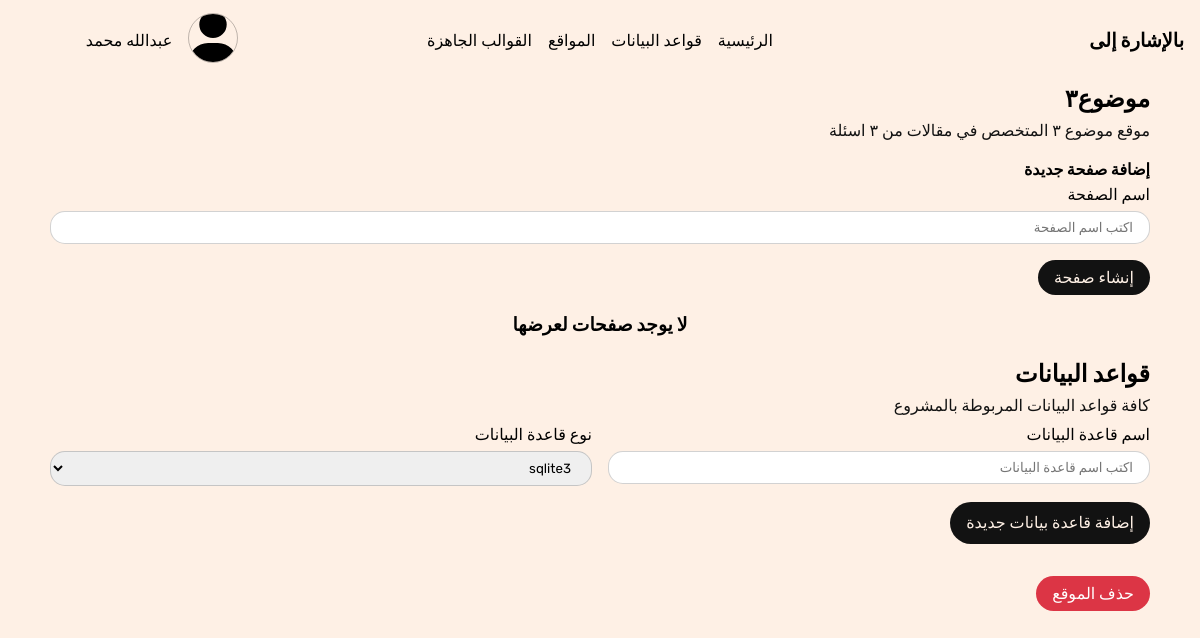
Before: /websites/4/ with the older database file.
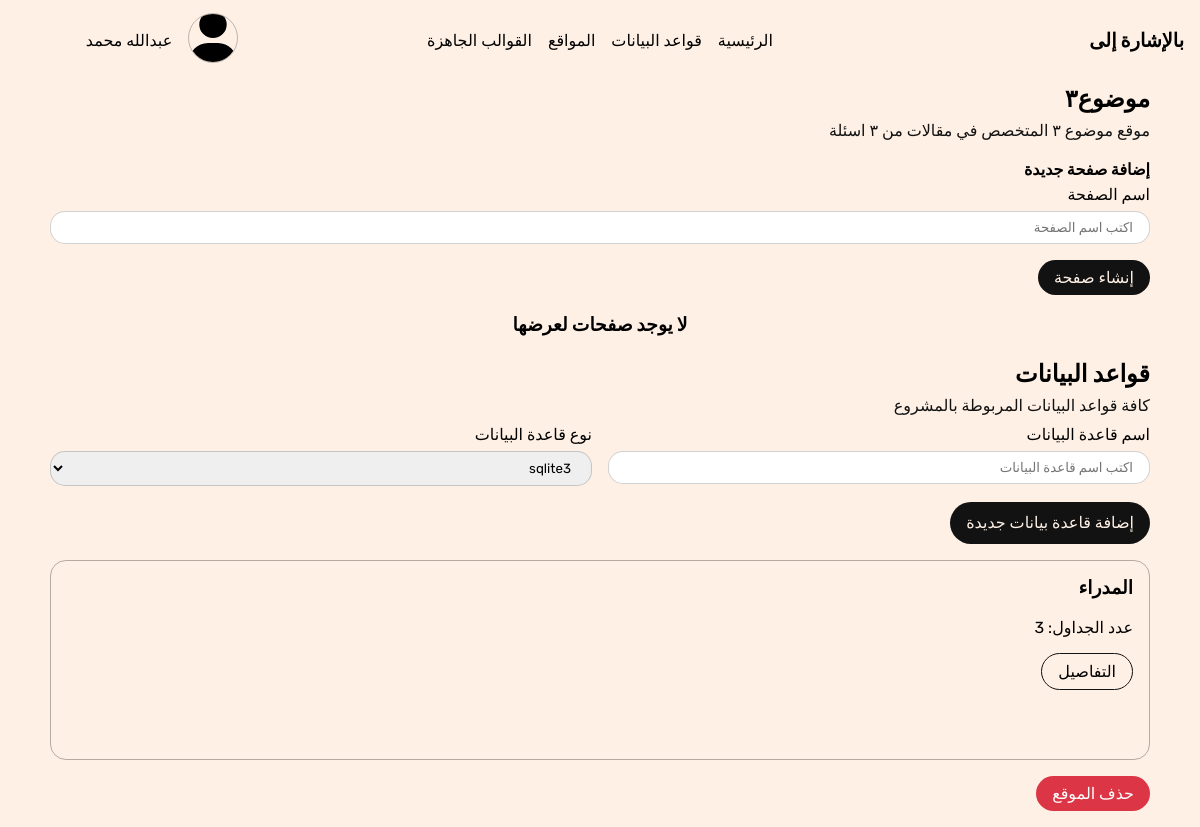
After: the same page with the newer database file.
### website/models.py (models this page shows, shortened)
class Database(models.Model):
    website = models.ForeignKey(Website, related_name='databases', on_delete=models.CASCADE)
    name = models.CharField(max_length=200, verbose_name="اسم قاعدة البيانات")
    db_type = models.ForeignKey(DBType, on_delete=models.CASCADE)
    class Meta:
        verbose_name = 'قاعدة بيانات'
        verbose_name_plural = 'قواعد البيانات'

### website/views.py (the view)
# urls.py: path('<int:id>/', website_details, name='website-details'),
def website_details(request, id):
    website = Website.objects.get(id=id)
    db_types = DBType.objects.filter(tool=website.tool)
    context = {
        'website': website,
        'db_types': db_types,
    }
    return render(request, 'website-details.html', context)

### templates/website-details.html (shortened to what this page needs)
{% extends 'base.html' %}
{% load static %}
{% block stylesheets %}
    <link rel="stylesheet" href="{% static 'css/website-details.css' %}">
{% endblock stylesheets %}
{% block content %}
    <section class="website-pages">
        <div class="container">
            <div class="section__heading">
                <h1 class="section__heading__title">
                    {{website.name}}
                </h1>
                <p class="section__heading__text">
                    {{website.description}}
                </p>
            </div>
            <div class="section__content">
                <h4>إضافة صفحة جديدة</h4>
                <form class="add-page-form">
                    <div class="field">
                        <p>اسم الصفحة</p>
                        <input type="text" name="page-name-input" placeholder="اكتب اسم الصفحة" class="input text-input">
                    </div>
                    <a  class="btn btn-solid-dark btn-add-page">إنشاء صفحة</a>
                </form>
            </div>
            <br>
            <div class="section__content all-pages-grid">
                <div class="grid website-pages-grid">
                    {% if website.pages.all %}
                        {% for page in website.pages.all %}
                        <div class="col page">
                            <h3>{{page.name}}</h3>
                            <a href="{% url 'website:page-details' page.id %}" class="btn btn-outline btn-open-code">افتح الكود</a>
                        </div>
                        {% endfor %}
                    {% else %}
                        <center>
                            <h3>لا يوجد صفحات لعرضها</h3>
                        </center>
                    {% endif %}
                </div>
            </div>
        </div>
    </section>
    <br>
    <section>
        <div class="container">
            <div class="section__heading">
                <h1 class="section__heading__title">قواعد البيانات</h1>
                <p class="section__heading__text">كافة قواعد البيانات المربوطة بالمشروع</p>
                <div class="add-database-form">
                    <form method="POST">
                        <div class="field">
                            <p>اسم قاعدة البيانات</p>
                            <input type="text" class="text-input input" placeholder="اكتب اسم قاعدة البيانات" name="db-name-input">
                        </div>
                        <div class="field">
                            <p>نوع قاعدة البيانات</p>
                            <select name="db-type-input" id="db-type-input">
                                {% for type in db_types %}
                                    <option value="{{type.id}}">{{type.name}}</option>
                                {% endfor %}
                            </select>
                        </div>
                    </form>
                </div>
                <a class="btn btn-solid-dark btn-add-db">إضافة قاعدة بيانات جديدة</a>
            </div>
            <div class="section__content">
                <div class="grid website-databases">
                    {% for db in website.databases.all %}
                    <div class="col database">
                        <h3>
                            {{db.name}}
                        </h3>
                        <br>
                        <p>
                            عدد الجداول:
                            <span>
                                {{db.tables.count}}
                            </span>
                        </p>
                        <a href="{% url 'website:db-details' db.id %}" class="btn btn-outline btn-open-code">التفاصيل</a>
                    </div>
                    {% endfor %}
                </div>
            </div>
        </div>
    </section>
    <section>
        <div class="container">
            <a href="{% url 'website:del-website' website.id %}" class="btn btn-solid-danger">حذف الموقع</a>
        </div>
    </section>
    {% endblock content %}

Changed rows visible on the page:
added Database: name "المدراء", tables.count "3"
